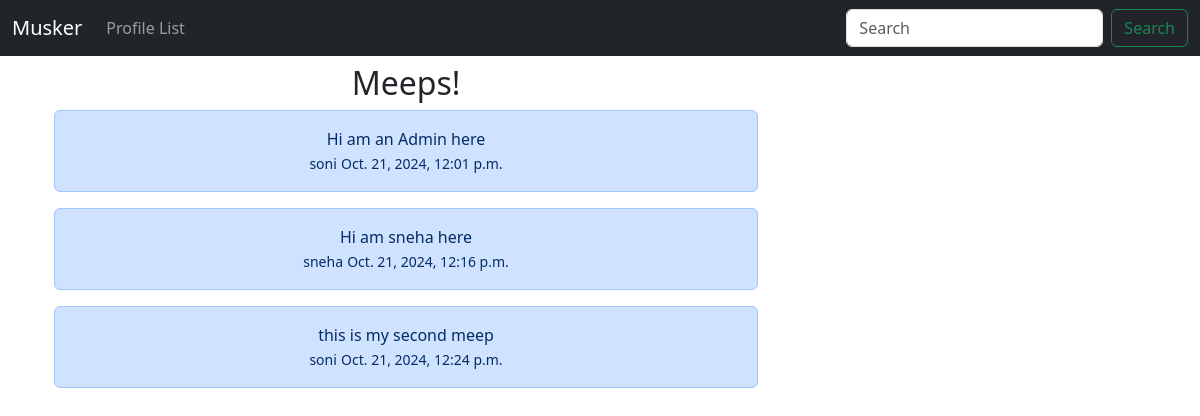
Before: / with the older database file.
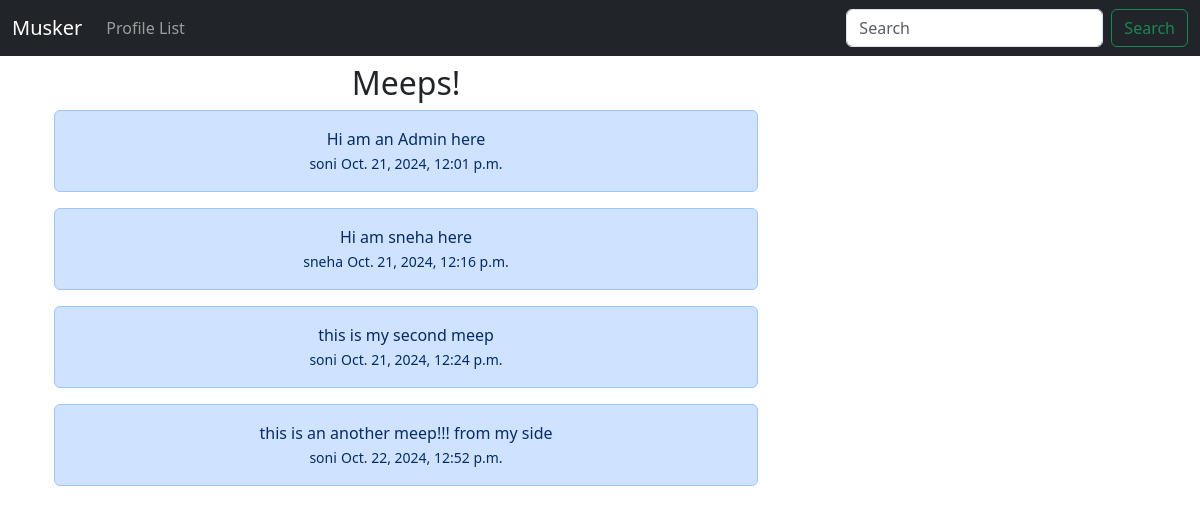
After: the same page with the newer database file.
### musker/models.py (models this page shows, shortened)
class Meep(models.Model):
    user=models.ForeignKey(User,related_name='meeps',on_delete=models.DO_NOTHING)
    body=models.CharField(max_length=500)
    created_at=models.DateTimeField(auto_now_add=True)

### musker/views.py (the view)
# urls.py: path('',views.home, name='home'),
def home(request):
    print(request.user.username)
    if request.user.is_authenticated:
        form = MeepForm(request.POST or None)
        if request.method == 'POST':
            if form.is_valid():
                meep=form.save(commit=False)
                meep.user=request.user
                meep.save()
                return redirect('home')
        meeps=Meep.objects.all().order_by('-id')
        return render(request, 'home.html', {'meeps': meeps,'form':form})
    else:
        meeps=Meep.objects.all()
        return render(request, 'home.html', {'meeps': meeps})

### musker/templates/home.html (shortened to what this page needs)
{% extends 'base.html' %}
{% block content %}
<div class="container-fluid text-center row">
    <div class="col-8">
        <h2> Meeps!</h2>
           {% for meep in meeps %}
            <div class="alert alert-primary" role="alert">
                {{meep.body}}
                <br>
                <small>{{meep.user}}</small>
                <small>{{meep.created_at}}</small>
              </div>
           {% endfor %}
    </div>
</div>
{% endblock %}

Changed rows visible on the page:
added Meep: body "this is an another meep!!! from my side", user "soni", created_at "Oct. 22, 2024, 12:52 p.m."
